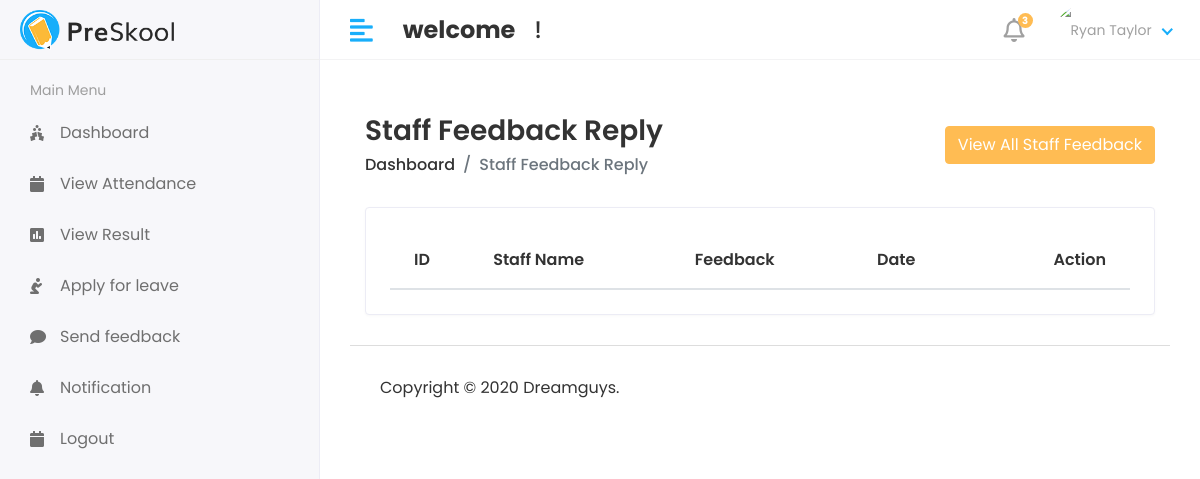
The page /Hod/staff/feedback on the database as committed earlier.
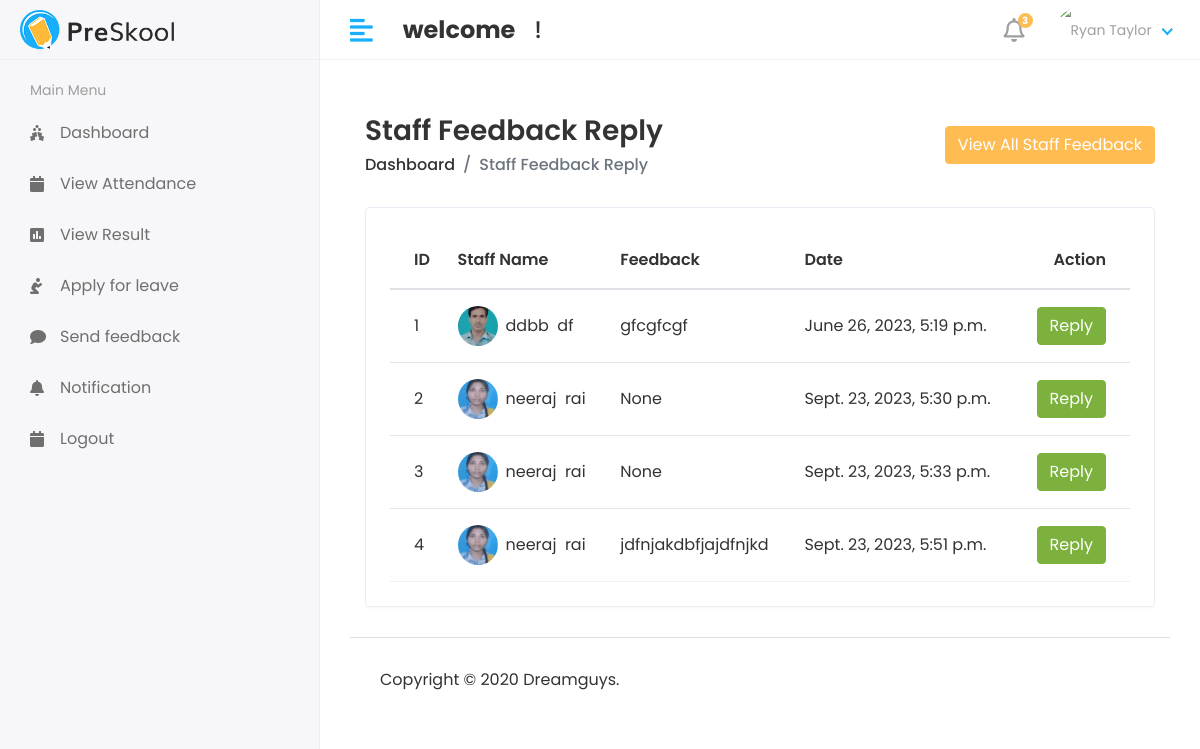
The same page on the database as committed later.
### api/models.py (models this page shows, shortened)
class Staff_Feedback(models.Model):
    staff_id = models.ForeignKey(Staff, on_delete=models.CASCADE)
    feedback = models.TextField()
    feedback_reply = models.TextField()
    created_at = models.DateTimeField(auto_now_add=True)
    updated_at = models.DateTimeField(auto_now=True)

class Staff(models.Model):
    admin = models.OneToOneField(user1, on_delete=models.CASCADE)
    address = models.TextField()
    gender = models.CharField(max_length=100)
    created_at = models.DateTimeField(auto_now_add=True)
    updated_at = models.DateTimeField(auto_now=True)

class user1(AbstractUser):
    USER = (
        (1, 'HOD'),
        (2, 'STAFF'),
        (3, 'STUDENT'),
    )
    user_type = models.CharField(choices=USER, max_length=50, default=1)
    profile_pic = models.ImageField(upload_to='media/profile_pic')

### student/Hod_views.py (the view)
# urls.py: path('Hod/staff/feedback',Hod_views.staff_feedback, name='staff_feedback_reply'),
def staff_feedback(request):
    feedback = Staff_Feedback.objects.all()
    context = {
        'feedback':feedback,
    }
    return render(request,'Hod/staff_feedback.html', context)

### templates/Hod/staff_feedback.html (shortened to what this page needs)
{% extends 'base.html' %}
{% block content %}
<div class="content container-fluid">
               <div class="page-header">
                  <div class="row align-items-center">
                     <div class="col">
                        <h3 class="page-title">Staff Feedback Reply</h3>
                        <ul class="breadcrumb">
                           <li class="breadcrumb-item"><a href="index.html">Dashboard</a></li>
                           <li class="breadcrumb-item active">Staff Feedback Reply</li>
                        </ul>
                     </div>
                     <div class="col-auto text-right float-right ml-auto">
                        <button type="button" class="btn btn-primary" data-toggle="modal" data-target="#exampleModalCenter">
                                        View All Staff Feedback
                        </button>
                     </div>
                  </div>
               </div>
               <div class="row">
                  <div class="col-sm-12">
                     <div class="card card-table">
                        <div class="card-body">
                           <div class="table-responsive">
                              <table id="table_id" class="table table-hover table-center mb-0 ">
                                 <thead>
                                    <tr>
                                       <th>ID</th>
                                       <th>Staff Name</th>
                                       <th>Feedback</th>
                                        <th> Date</th>
                                                                             <th class="text-right">Action</th>
                                    </tr>
                                 </thead>
                                 <tbody>
                                 {% for i in feedback %}
                                    <tr>
                                       <td>{{i.id}}</td>
                                       <td>
                                          <h2 class="table-avatar">
                                             <a href=" " class="avatar avatar-sm mr-2"><img class="avatar-img rounded-circle" src="/{{i.staff_id.admin.profile_pic }}" alt="User Image"></a>
                                             <a href=" ">{{i.staff_id.admin.first_name}} &nbsp;{{i.staff_id.admin.last_name}} </a>
                                          </h2>
                                       </td>
                                       <td>{{i.feedback}}</td>
                                        <td>{{i.created_at}}</td>
                                       <td class="text-right">
                    <button type="button" class="btn btn-success" data-toggle="modal" data-target="#Send_Notification-{{forloop.counter}}">
                                        Reply
                        </button>
                                       </td>
                                    </tr>
                                  {% endfor %}
                                 </tbody>
                              </table>
                           </div>
                        </div>
                     </div>
                  </div>
               </div>
            </div>
{% endblock %}

Rows that differ between the two databases and show on the page:
added Staff_Feedback: id "1", staff_id.admin.profile_pic (picture), staff_id.admin.first_name "ddbb", staff_id.admin.last_name "df", feedback "gfcgfcgf", created_at "June 26, 2023, 5:19 p.m."
added Staff_Feedback: id "2", staff_id.admin.profile_pic (picture), staff_id.admin.first_name "neeraj", staff_id.admin.last_name "rai", feedback "None", created_at "Sept. 23, 2023, 5:30 p.m."
added Staff_Feedback: id "3", staff_id.admin.profile_pic (picture), staff_id.admin.first_name "neeraj", staff_id.admin.last_name "rai", feedback "None", created_at "Sept. 23, 2023, 5:33 p.m."
added Staff_Feedback: id "4", staff_id.admin.profile_pic (picture), staff_id.admin.first_name "neeraj", staff_id.admin.last_name "rai", feedback "jdfnjakdbfjajdfnjkd", created_at "Sept. 23, 2023, 5:51 p.m."
